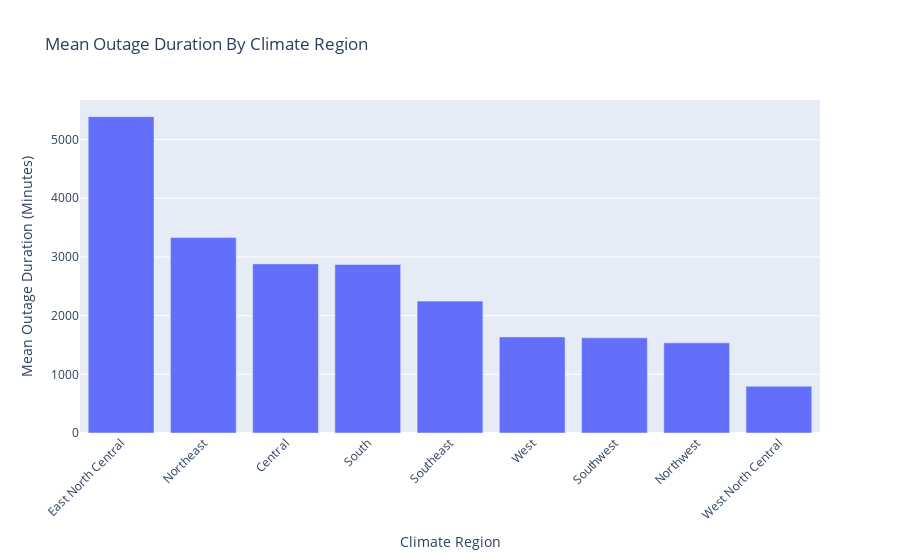

Notebook source saved alongside this figure:
### Markdown cell above
### Bivariate Analysis

### Code cell
avg_dur_fig = px.bar(df.groupby('CLIMATE.REGION')['OUTAGE.DURATION'].mean().sort_values(ascending=False), y='OUTAGE.DURATION', title='Mean Outage Duration By Climate Region')
avg_dur_fig.update_layout(xaxis_title="Climate Region", yaxis_title="Mean Outage Duration (Minutes)")
avg_dur_fig.update_xaxes(tickangle=-45)
avg_dur_fig.show()

# this bar plot shows that the 'CLIMATE.REGION' in which power takes the longest to restore on average is 'East North Central'. The minimum is at 'West North Central'.

avg_dur_fig.write_html('assets/avg_dur_fig.html', include_plotlyjs='cdn')

### Figure 1 — Plotly figure (JSON) as saved in the notebook; plotly's stock layout.template omitted (floating-point values rounded to 4 significant figures)
{"data": [{"alignmentgroup": "True", "hovertemplate": "CLIMATE.REGION=%{x}<br>OUTAGE.DURATION=%{y}<extra></extra>", "legendgroup": "", "marker": {"color": "#636efa", "pattern": {"shape": ""}}, "name": "", "offsetgroup": "", "orientation": "v", "showlegend": false, "textposition": "auto", "type": "bar", "x": ["East North Central", "Northeast", "Central", "South", "Southeast", "West", "Southwest", "Northwest", "West North Central"], "xaxis": "x", "y": [5391.0, 3331.0, 2882.0, 2872.0, 2248.0, 1636.0, 1621.0, 1536.0, 796.1], "yaxis": "y"}], "layout": {"barmode": "relative", "legend": {"tracegroupgap": 0}, "title": {"text": "Mean Outage Duration By Climate Region"}, "xaxis": {"anchor": "y", "domain": [0, 1], "tickangle": -45, "title": {"text": "Climate Region"}}, "yaxis": {"anchor": "x", "domain": [0, 1], "title": {"text": "Mean Outage Duration (Minutes)"}}}}
